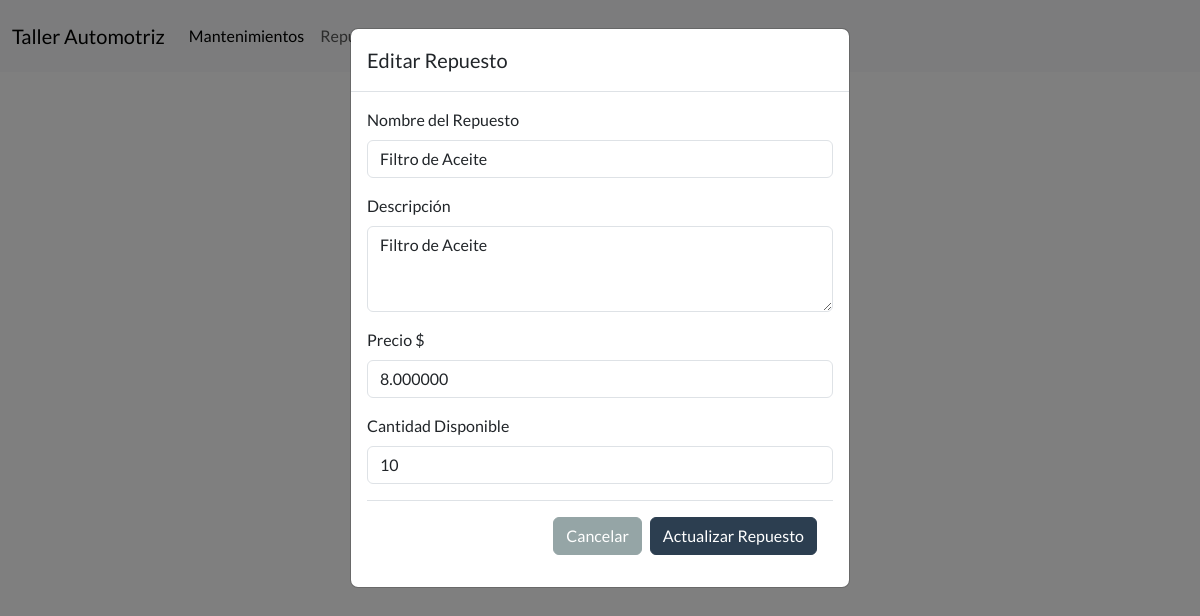
Before: /editar_repuesto/1/ with the older database file.
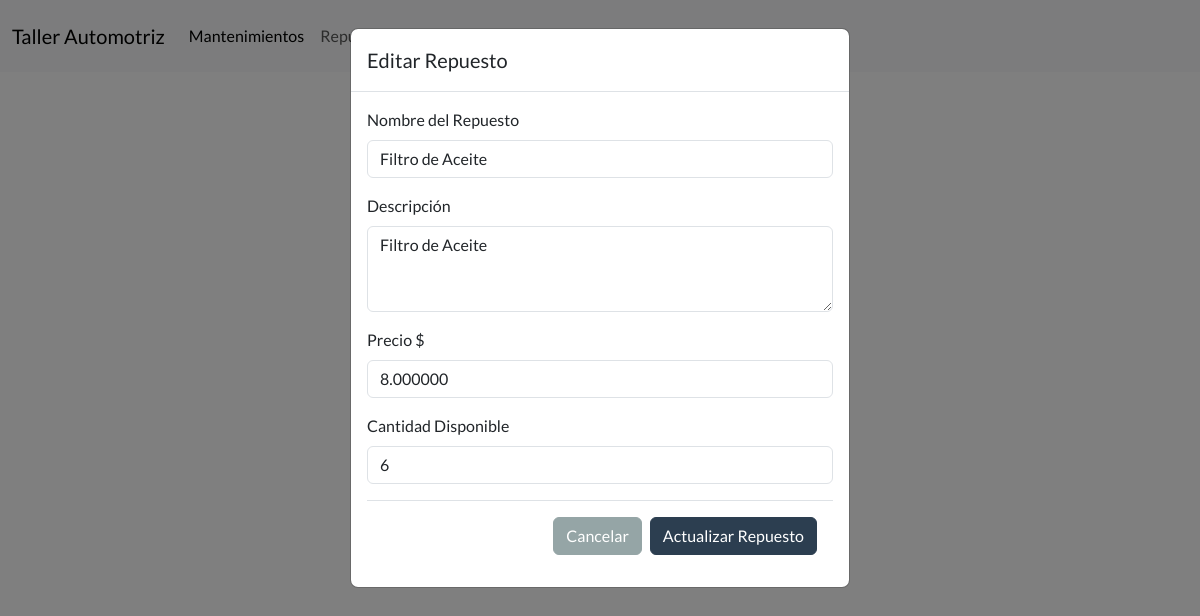
After: the same page with the newer database file.
### Aplicaciones/Taller/models.py (models this page shows, shortened)
class Repuesto(models.Model): # * Modelo para representar un repuesto
    id_repuesto = models.AutoField(primary_key=True) # ~ Campo de clave primaria autoincremental
    nombre_repuesto = models.CharField(max_length=100)
    descripcion = models.TextField()
    precio = models.DecimalField(max_digits=10, decimal_places=2)
    cantidad_disponible = models.PositiveIntegerField() # ~ tipo de dato para cantidades enteras positivas

### Aplicaciones/Taller/views.py (the view, shortened to what this page needs)
# urls.py: path('editar_repuesto/<int:id_repuesto>/', views.editar_repuesto, name="editar_repuesto"),  # * mapea la URL 'editar_repuesto/<id_repuesto>/' a la vista editar_repuesto
def editar_repuesto(request, id_repuesto):
    try:
        repuesto = Repuesto.objects.get(id_repuesto=id_repuesto)
        return render(request, 'editar_repuestos.html', {'repuesto': repuesto})
    except Repuesto.DoesNotExist:
        return render(request, 'error.html', {'message': 'Repuesto no encontrado.'})  # * Manejo de error si el repuesto no existe

### Aplicaciones/Taller/templates/editar_repuestos.html (shortened to what this page needs)
{% extends "plantilla.html" %}
{% load static %}
{% block content %}
<div class="modal fade" id="exampleModal" tabindex="-1" aria-labelledby="exampleModalLabel" aria-hidden="true" data-bs-backdrop="static" data-bs-keyboard="false">
  <div class="modal-dialog">
    <div class="modal-content">
      <div class="modal-header">
        <h1 class="modal-title fs-5" id="exampleModalLabel">Editar Repuesto</h1>
      </div>
      <div class="modal-body">
            <form method="post" action="{% url 'editar_repuesto' repuesto.id_repuesto %}" id="formulario-repuesto">
            <div class="mb-3">
                <label for="nombre_repuesto" class="form-label" >Nombre del Repuesto</label>
                <input type="text" class="form-control" id="nombre_repuesto" name="nombre_repuesto" value="{{repuesto.nombre_repuesto}}" required>
            </div>
            <div class="mb-3">
                <label for="descripcion" class="form-label">Descripción</label>
                <textarea placeholder="Ingrese la descripcion del Repuesto" class="form-control"  id="descripcion" name="descripcion" rows="3">{{repuesto.descripcion}}</textarea>
            </div>
            <div class="mb-3">
                <label for="precio" class="form-label">Precio $</label>
                <input type="number" step="0.01" placeholder="0" class="form-control" value="{{ repuesto.precio|stringformat:'f' }}" id="precio" name="precio" required>
            </div>
            <div class="mb-3">
                <label for="cantidad_disponible" class="form-label">Cantidad Disponible</label>
                <input type="number" placeholder="0" class="form-control" id="cantidad_disponible" value="{{repuesto.cantidad_disponible}}" name="cantidad_disponible" required>
            </div>
            <div class="modal-footer">
                <a href="{% url 'repuestos' %}" type="button" class="btn btn-secondary" >Cancelar</a>
                <button type="submit" class="btn btn-primary">Actualizar Repuesto</button>
            </div>
        </form>
      </div>
    </div>
  </div>
</div>
{% endblock content %}

Changed rows visible on the page:
changed Repuesto "Filtro de Aceite": cantidad_disponible "10" → "6"
